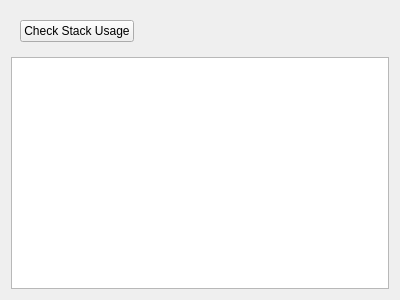
<?xml version="1.0" encoding="UTF-8"?>
<ui version="4.0">
 <class>TasksPanel</class>
 <widget class="QWidget" name="TasksPanel">
  <property name="geometry">
   <rect>
    <x>0</x>
    <y>0</y>
    <width>400</width>
    <height>300</height>
   </rect>
  </property>
  <property name="windowTitle">
   <string>Form</string>
  </property>
  <layout class="QVBoxLayout" name="verticalLayout">
   <item>
    <widget class="QWidget" name="button_panel" native="true">
     <layout class="QHBoxLayout" name="horizontalLayout">
      <item>
       <widget class="QPushButton" name="check_stack_usage_btn">
        <property name="text">
         <string>Check Stack Usage</string>
        </property>
       </widget>
      </item>
      <item>
       <spacer name="horizontalSpacer">
        <property name="orientation">
         <enum>Qt::Horizontal</enum>
        </property>
        <property name="sizeHint" stdset="0">
         <size>
          <width>40</width>
          <height>20</height>
         </size>
        </property>
       </spacer>
      </item>
     </layout>
    </widget>
   </item>
   <item>
    <widget class="QTableWidget" name="tasks_table">
     <property name="showGrid">
      <bool>false</bool>
     </property>
     <attribute name="verticalHeaderVisible">
      <bool>false</bool>
     </attribute>
    </widget>
   </item>
  </layout>
 </widget>
 <resources/>
 <connections/>
</ui>
